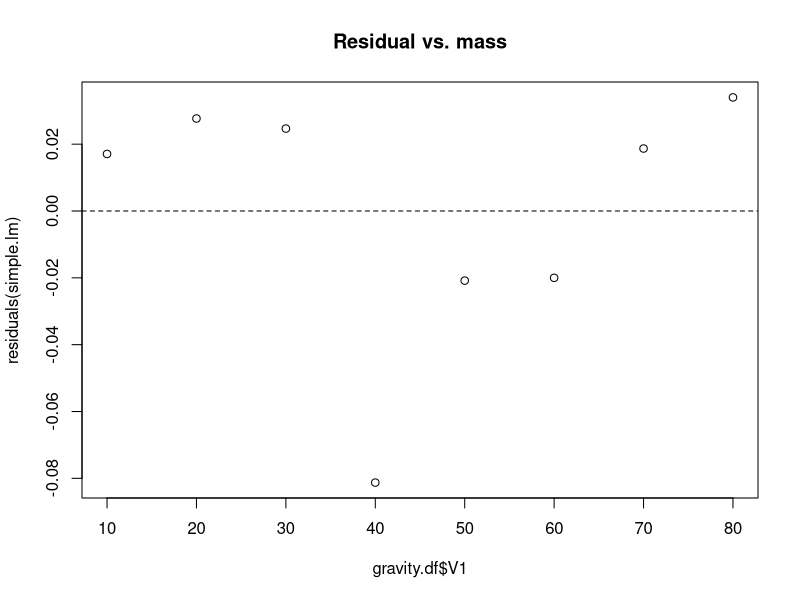

Recreate this plot in R.
## Example presented in the RC
# Read data
gravity.df = read.csv("data.csv", header = FALSE)

# Simple Linear Model
simple.lm = lm(V2~V1, data = gravity.df)
summary(simple.lm)

# create residual plot
plot(gravity.df$V1, residuals(simple.lm), main = "Residual vs. mass")
abline(a = 0, b = 0, lty = 2)

# Multiplle Linear Model
multi.lm = lm(V2~V1+I(V1^2), data = gravity.df)
summary(multi.lm)
